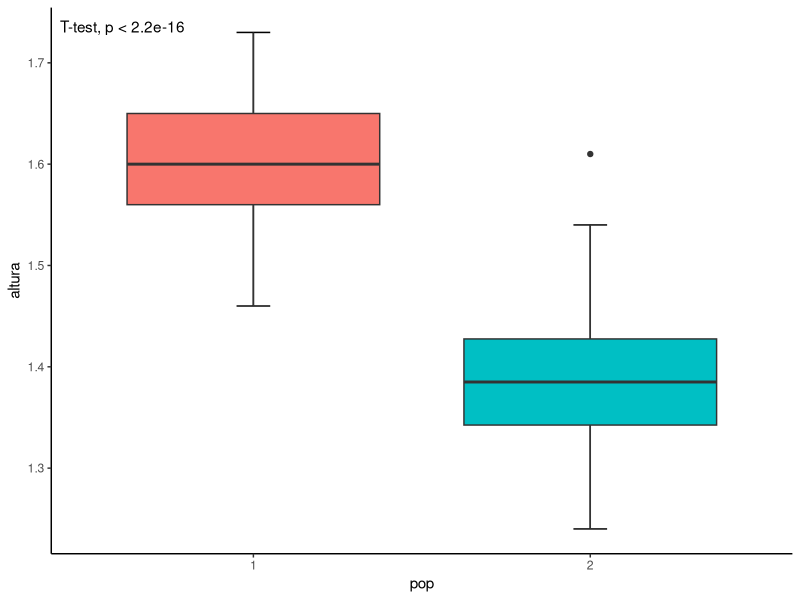

Here is the R script that generated this plot:
## ---- chunk 1

knitr::include_graphics("https://i.imgur.com/vpHesDH.png")
## ---- chunk 2
 knitr::include_graphics("https://i.imgur.com/oG2o4cl.png")
## ---- chunk 3
 knitr::include_graphics("https://i.imgur.com/3Fu5drg.png")
## ---- chunk 4
 knitr::include_graphics("https://i.imgur.com/0URmX6w.png")
## ---- chunk 5
 knitr::include_graphics("https://i.imgur.com/qNS4uYP.png")
## ---- chunk 6
 knitr::include_graphics("https://i.imgur.com/wSgusUJ.png")
## ---- chunk 7
 knitr::include_graphics("https://i.imgur.com/XlGJgCt.png")
## ---- chunk 8
 knitr::include_graphics("https://i.imgur.com/HBlM3FL.png")
## ---- chunk 9
citation()
citation ("ggplot2")
## ---- chunk 10
 knitr::include_graphics("https://i.imgur.com/o27RYRI.png.png")
## ---- chunk 11
 knitr::include_graphics("https://i.imgur.com/6N4p3VY.png")
## ---- chunk 12
 10 + 5        # Adição
 10 - 5        # Subtração
 10 * 5        # Multiplicação
 10 / 5        # Divisão
 10 ^ 5        # Potência
 10 %% 3       # Divisão modular (divisão com resto)
 10 %/% 3      # Divisão inteiro
## ---- chunk 13
# Igualdade
3 == 3
3 == 4

# Não igual (diferente)
3 != 4

# Maior
6 > 3

# Menor
3 < 4

# Maior ou igual
5 >= 3

# Menor ou igual  
3 <= 4
## ---- chunk 14
# Conjunção lógica E, retorna TRUE se ambos elementos são  verdadeiros 
6 == 6 & 7 == 8

# Conjunção lógica E, retorna TRUE se ambos elementos são  verdadeiros
2 * 3 && 1 * 6

# Conjunção lógica OU, retorna TRUE se um dos elementos é verdadeiro
(2 * 2) | sqrt(16)
6 == 6 | 7 == 8 

# Conjunção lógica NÃO, retorna FALSE se o  elemento é verdadeiro
!6==6
!2==4

# Operador lógico que verifica se um elemento pertence a um conjunto (%in%)

 pares <- c(0, 2, 4, 6, 8, 10)
 5 %in% pares
## ---- chunk 15
# Logarítmo natural (base e)
log (10) 

# Logarítmo base 10
log10 (10)       

# Raiz quadrada
sqrt (81)

# Resultado absoluto
abs (3 - 6)
## ---- chunk 16
soma <- sum (2, 3, 12, 15, 21, 4, 8, 7, 13, 21)
soma
## ---- chunk 17
dados <- c(3, 5, 7, 9, 6, 7)
media_dados <- mean(dados)
media_dados
## ---- chunk 18
 knitr::include_graphics("https://i.imgur.com/Dy3gA7R.png")
## ---- chunk 19
pesoRN <- c (3340,3345,3750,3650,3220,4070,NA,3970,3060,3180,  
             2865,2815,3245,2051,2630)
mean (pesoRN)
## ---- chunk 20
mean (pesoRN, na.rm = TRUE)
## ---- chunk 21
area.circ <- function(r){
  area <- pi*r^2
  return(area)                
}
## ---- chunk 22
area.circ(5)
## ---- chunk 23
imc <- function(peso, altura){
  res <- peso/altura^2
  return(res)
}
## ---- chunk 24
peso <-  67
altura <-  1.70
imc(67, 1.70)
## ---- chunk 25
plotBpT <- function(df, var.x, var.y){
  library(ggplot2)
  library(ggpubr)
  ggplot(df, aes(x = {{var.x}}, y = {{var.y}}, fill = {{var.x}})) +
    geom_errorbar(stat = "boxplot", width = 0.1) +
    geom_boxplot() +
    theme_classic() +
    theme(legend.position = "none") +
    stat_compare_means(method = "t.test", label.x = 0.5)
}
## ---- chunk 26
dados <- readxl::read_excel("dados/dadosPop.xlsx")
dados$pop <- as.factor(dados$pop)
plotBpT (df = dados, var.x = pop, var.y = altura)
## ---- chunk 27
idade <- c(3, 5, 7, 9, 6, 7)
class (idade)

nome <- c("Pedro", "Maria", "Margarida", "Alice", "João", "Luís")
class(nome)
## ---- chunk 28
n.filhos <- c(4, 5, 3, 2, 2, 1, 2, 1, 3, 2)
n.filhos
## ---- chunk 29
n.filhos[5]
## ---- chunk 30
n.filhos[11]
## ---- chunk 31
n.filhos[-6]
## ---- chunk 32
vetor <- c(12, 15, 4, 6, "A", "D")
vetor
## ---- chunk 33
n.filhos <- c(4, 5, 3, 2, 2, 1, 2, 1, 3, 2)
typeof(n.filhos)
is.numeric(n.filhos)
## ---- chunk 34
n.filhos <- c(4L, 5L, 3L, 2L, 2L, 1L, 2L, 1L, 3L, 2L)
typeof(n.filhos)
is.numeric(n.filhos)
is.double(n.filhos)
## ---- chunk 35
nomes <- c('Maria', 'João', 'Manuel', 'Petronio', 'José')
typeof(nomes)
is.numeric(nomes)
is.double(nomes)
## ---- chunk 36
altura <- c(1.60, 1.78, 1.55, 1.67, 1.69)
typeof(altura)
is.numeric(altura)
is.double(altura)
## ---- chunk 37
id <- c(1, 2, 3, 4, 5, 6, 7, 8, 9, 10, 11, 12, 13, 14, 15)
pesoRN <- c (3340,3345,3750,3650,3220,4070,3380,3970,3060,3180,  
             2865,2815,3245,2051,2630)  
compRN <- c (50,48,52,48,50,51,50,51,47,47,47,49,51,50,44)
sexo <- c (2,2,2,1,1,1,2,1,1,1,2,2,1,1,2)
tipoParto <- c (1,1,2,1,2,2,1,2,1,1,1,2,1,1,1)
idadeMae <- c (40,19,26,19,32,24,27,20,21,19,23,36,21,23,23) 
## ---- chunk 38
dadosNeonatos <- data.frame (id,
                             pesoRN, 
                             compRN, 
                             sexo, 
                             tipoParto, 
                             idadeMae)
## ---- chunk 39
class (dadosNeonatos)
## ---- chunk 40
dadosNeonatos$utiNeo <- c (2,2,2,2,1,2,1,2,2,2,2,1,2,2,2)
## ---- chunk 41
str (dadosNeonatos)
## ---- chunk 42
dadosNeonatos$utiNeo <- factor (dadosNeonatos$utiNeo,
                                levels = c(1,2), 
                                labels = c('sim','não'))
dadosNeonatos$tipoParto <- factor(dadosNeonatos$tipoParto, 
                                   levels = c(1,2),
                                   labels = c("normal","cesareo"))
dadosNeonatos$sexo <- factor (dadosNeonatos$sexo, 
                               levels = c(1,2), 
                               labels = c("M","F")) 
## ---- chunk 43
str(dadosNeonatos)
## ---- chunk 44
table(dadosNeonatos$tipoParto)
